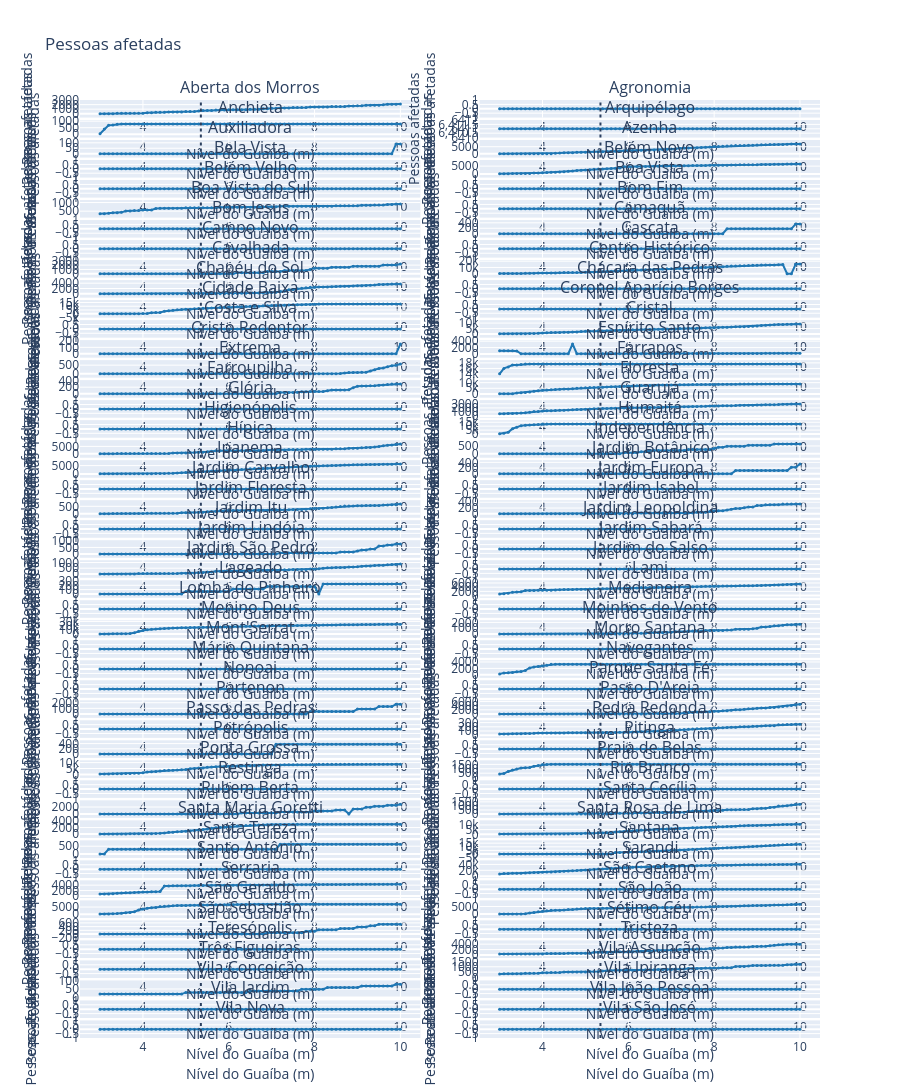

Write notebook code for a chart like this one.
### Markdown cell above
## Pessoas afetadas (valores brutos), um gráfico por bairro

### Code cell
graficos_brutos_por_bairro('affected_population', 'Pessoas afetadas')
